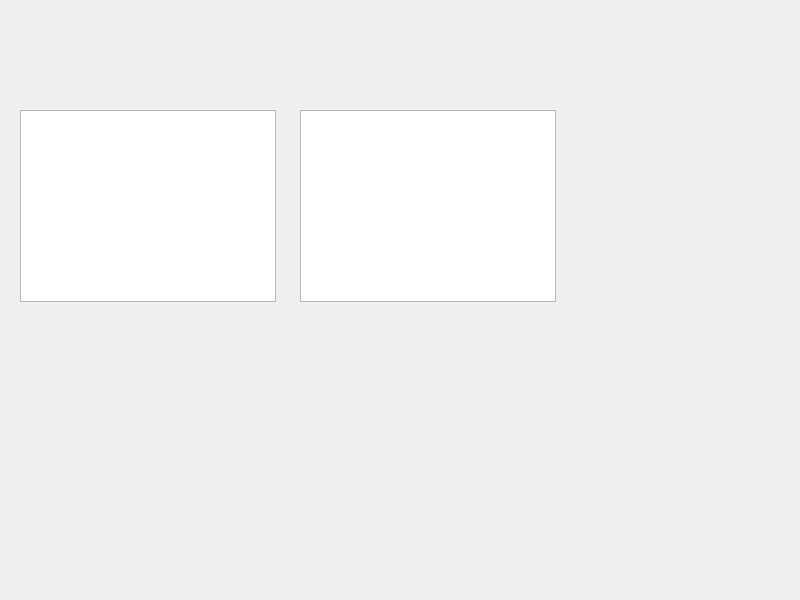
<?xml version="1.0" encoding="UTF-8"?>
<ui version="4.0">
 <class>Dialog</class>
 <widget class="QDialog" name="Dialog">
  <property name="geometry">
   <rect>
    <x>0</x>
    <y>0</y>
    <width>800</width>
    <height>600</height>
   </rect>
  </property>
  <property name="windowTitle">
   <string>Dialog</string>
  </property>
  <widget class="QTreeView" name="treeView">
   <property name="geometry">
    <rect>
     <x>20</x>
     <y>110</y>
     <width>256</width>
     <height>192</height>
    </rect>
   </property>
  </widget>
  <widget class="QListView" name="listView">
   <property name="geometry">
    <rect>
     <x>300</x>
     <y>110</y>
     <width>256</width>
     <height>192</height>
    </rect>
   </property>
  </widget>
 </widget>
 <resources/>
 <connections/>
</ui>
